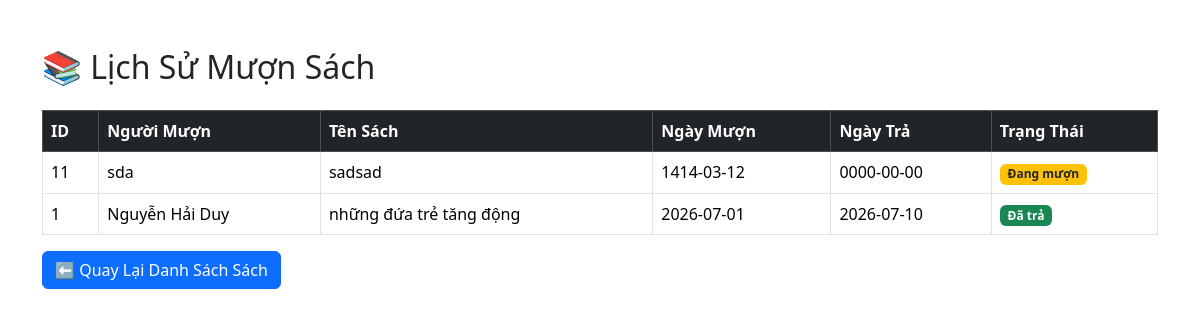
The page /user/my-books.php on the database its author committed.
### tables this page shows
CREATE TABLE `borrows` (
  `id` int(11) NOT NULL,
  `reader_id` int(11) DEFAULT NULL,
  `book_id` int(11) DEFAULT NULL,
  `borrow_date` date DEFAULT NULL,
  `return_date` date DEFAULT NULL,
  `status` varchar(50) DEFAULT NULL
);

CREATE TABLE `readers` (
  `id` int(11) NOT NULL,
  `fullname` varchar(255) NOT NULL,
  `email` varchar(100) DEFAULT NULL,
  `phone` varchar(20) DEFAULT NULL
);

CREATE TABLE `books` (
  `id` int(11) NOT NULL,
  `title` varchar(255) NOT NULL,
  `author` varchar(255) NOT NULL,
  `category` varchar(100) DEFAULT NULL,
  `quantity` int(11) DEFAULT 0,
  `image` varchar(255) DEFAULT NULL
);

### user/my-books.php (the view, shortened to what this page needs)
<?php
require_once '../config/database.php';
$sql = "SELECT
            borrows.id,
            readers.fullname,
            books.title,
            borrows.borrow_date,
            borrows.return_date,
            borrows.status
        FROM borrows
        JOIN readers
            ON borrows.reader_id = readers.id
        JOIN books
            ON borrows.book_id = books.id
        ORDER BY borrows.id DESC";
$stmt = $conn->query($sql);
$borrows = $stmt->fetchAll(PDO::FETCH_ASSOC);
?>
<!DOCTYPE html>
<html lang="vi">
<head>
<link href="https://cdn.jsdelivr.net/npm/bootstrap@5.3.3/dist/css/bootstrap.min.css"
rel="stylesheet">
</head>
<body>
<div class="container mt-5">
<h2 class="mb-4">
📚 Lịch Sử Mượn Sách
</h2>
<table class="table table-bordered table-hover">
<thead class="table-dark">
<tr>
<th>ID</th>
<th>Người Mượn</th>
<th>Tên Sách</th>
<th>Ngày Mượn</th>
<th>Ngày Trả</th>
<th>Trạng Thái</th>
</tr>
</thead>
<tbody>
<?php foreach($borrows as $row): ?>
<tr>
<td><?= $row['id'] ?></td>
<td><?= $row['fullname'] ?></td>
<td><?= $row['title'] ?></td>
<td><?= $row['borrow_date'] ?></td>
<td><?= $row['return_date'] ?></td>
<td>
<?php if($row['status']=="Đang mượn"): ?>
<span class="badge bg-warning text-dark">
Đang mượn
</span>
<?php else: ?>
<span class="badge bg-success">
Đã trả
</span>
<?php endif; ?>
</td>
</tr>
<?php endforeach; ?>
</tbody>
</table>
<a href="../books.php" class="btn btn-primary">
⬅ Quay Lại Danh Sách Sách
</a>
</div>
</body>
</html>

### rows shown on the page
borrows: id "11", reader.fullname "sda", book.title "sadsad", borrow_date "1414-03-12", return_date "0000-00-00", status "Đang mượn"
borrows: id "1", reader.fullname "Nguyễn Hải Duy", book.title "những đứa trẻ tăng động", borrow_date "2026-07-01", return_date "2026-07-10", status "Đã trả"
